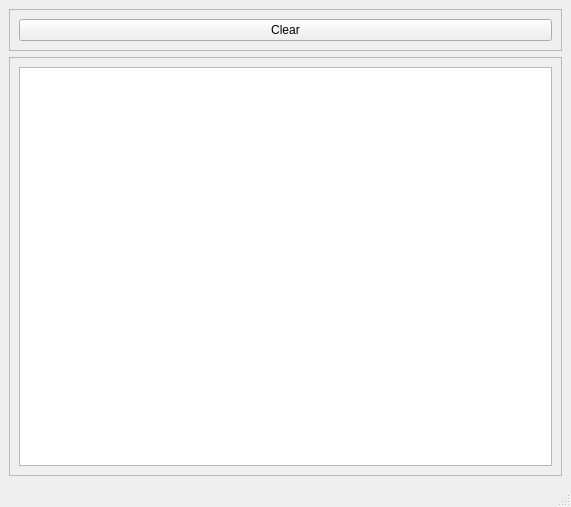
<?xml version="1.0" encoding="UTF-8"?>
<ui version="4.0">
 <class>MainWindow</class>
 <widget class="QMainWindow" name="MainWindow">
  <property name="geometry">
   <rect>
    <x>0</x>
    <y>0</y>
    <width>571</width>
    <height>507</height>
   </rect>
  </property>
  <property name="windowTitle">
   <string>MainWindow</string>
  </property>
  <widget class="QWidget" name="centralwidget">
   <layout class="QGridLayout" name="gridLayout_3">
    <item row="0" column="0">
     <widget class="QFrame" name="frame_2">
      <property name="frameShape">
       <enum>QFrame::StyledPanel</enum>
      </property>
      <property name="frameShadow">
       <enum>QFrame::Raised</enum>
      </property>
      <layout class="QGridLayout" name="gridLayout_2">
       <item row="0" column="0">
        <widget class="QPushButton" name="pbClearTable">
         <property name="text">
          <string>Clear</string>
         </property>
        </widget>
       </item>
      </layout>
     </widget>
    </item>
    <item row="1" column="0">
     <widget class="QFrame" name="frame">
      <property name="frameShape">
       <enum>QFrame::StyledPanel</enum>
      </property>
      <property name="frameShadow">
       <enum>QFrame::Raised</enum>
      </property>
      <layout class="QGridLayout" name="gridLayout">
       <item row="0" column="0">
        <widget class="QTableWidget" name="twDataView"/>
       </item>
      </layout>
     </widget>
    </item>
   </layout>
  </widget>
  <widget class="QMenuBar" name="menubar">
   <property name="geometry">
    <rect>
     <x>0</x>
     <y>0</y>
     <width>571</width>
     <height>22</height>
    </rect>
   </property>
  </widget>
  <widget class="QStatusBar" name="statusbar"/>
 </widget>
 <resources/>
 <connections>
  <connection>
   <sender>pbClearTable</sender>
   <signal>clicked()</signal>
   <receiver>twDataView</receiver>
   <slot>clear()</slot>
   <hints>
    <hint type="sourcelabel">
     <x>177</x>
     <y>103</y>
    </hint>
    <hint type="destinationlabel">
     <x>267</x>
     <y>247</y>
    </hint>
   </hints>
  </connection>
 </connections>
</ui>
